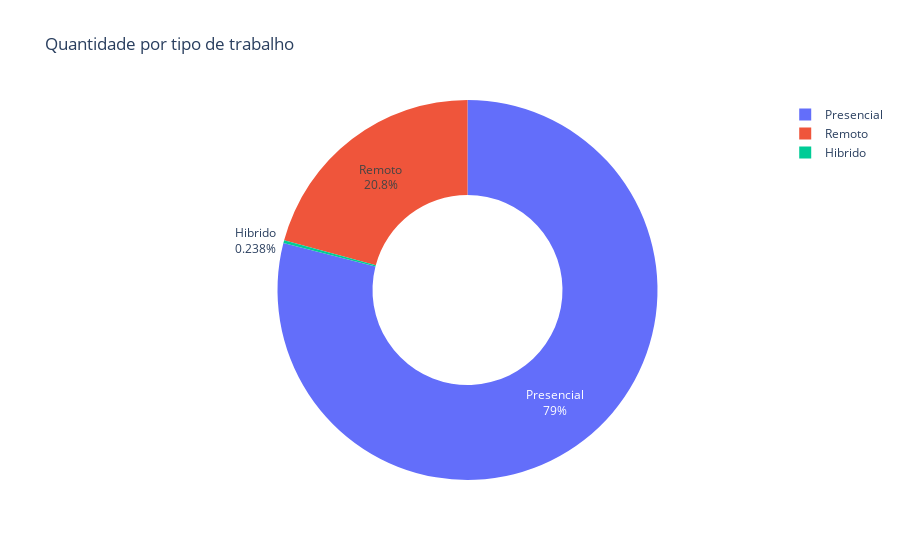

The code cell stored with this chart in its notebook:
### Code cell
remoto_contagem = df_limpo['remoto'].value_counts(ascending=False).reset_index()
remoto_contagem.columns = ['tipo_trabalho', 'quantidade']

fig_pizza = px.pie(remoto_contagem,
                names='tipo_trabalho',
                values='quantidade',
                title='Quantidade por tipo de trabalho',
                hole=0.5
                   
                   )
fig_pizza.update_traces(textinfo='percent+label')
fig_pizza.show()

### Figure 1 — Plotly figure (JSON) as saved in the notebook; plotly's stock layout.template omitted (floating-point values rounded to 4 significant figures)
{"data": [{"domain": {"x": [0, 1], "y": [0, 1]}, "hole": 0.5, "hovertemplate": "tipo_trabalho=%{label}<br>quantidade=%{value}<extra></extra>", "labels": ["Presencial", "Remoto", "Hibrido"], "legendgroup": "", "name": "", "showlegend": true, "textinfo": "percent+label", "type": "pie", "values": [105305, 27716, 318]}], "layout": {"legend": {"tracegroupgap": 0}, "title": {"text": "Quantidade por tipo de trabalho"}}}
